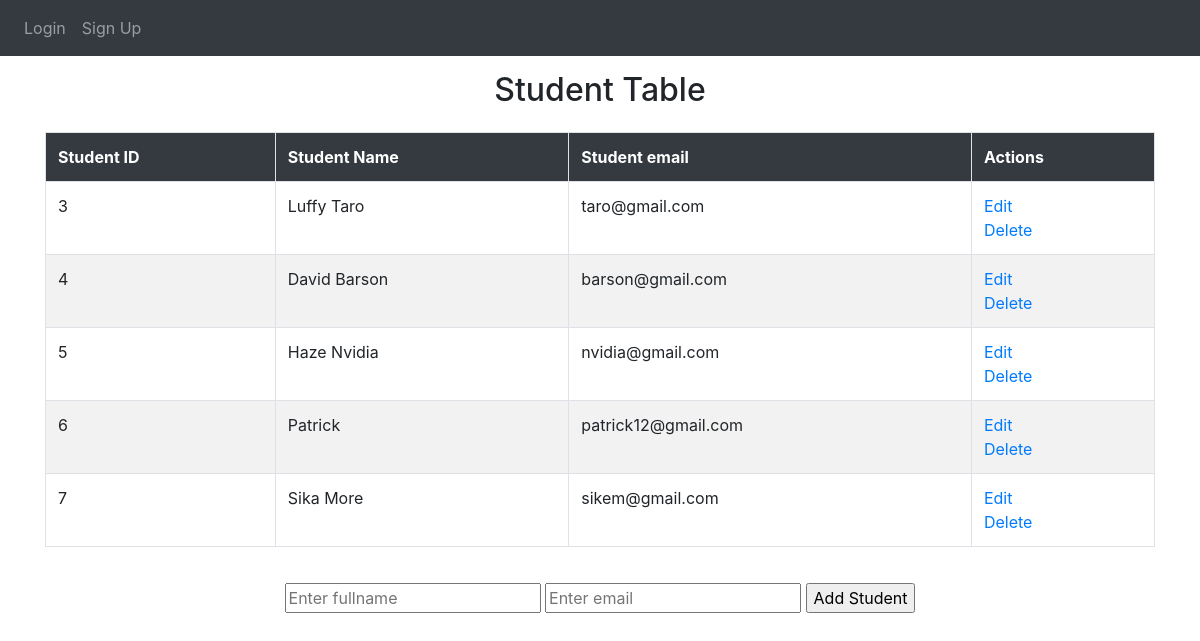
/students, run on the app's committed database.
### website/models.py (models this page shows, shortened)
class Students(db.Model):
    id = db.Column(db.Integer, primary_key=True)
    fullname = db.Column(db.String(150))
    email = db.Column(db.String(150), unique=True)

### website/auth.py (the view)
@auth.route('/students', methods=['GET', 'POST'])
def student():
    if request.method == 'POST':
        student_name = request.form['fullname']
        student_email = request.form['email']
        new_student = Students(fullname=student_name, email=student_email)
        try:
            db.session.add(new_student)
            db.session.commit()
            flash("New student added successfully", category='success')
            return redirect('/students')
        except:
            flash("Failed to add new student", category='error')
    else:
        students = Students.query.all()
        return render_template("students.html", user=current_user, students=students)

### website/templates/students.html (shortened to what this page needs)
{% extends "base.html" %}
{% block content %}
<h2 align='center'>Student Table</h2>
<table class="table table-striped table-bordered table-hover">
    <tr class="bg-dark text-white">
        <th>Student ID</th>
        <th>Student Name</th>
        <th>Student email</th>
        <th>Actions</th>
    </tr>
    {% for s in students %}
        <tr>
            <td>{{ s.id }}</td>
            <td>{{ s.fullname }}</td>
            <td>{{ s.email }}</td>
            <td>
                <a href="/students/update/{{s.id}}">Edit</a>
                <br>
                <a href="/students/delete/{{s.id}}">Delete</a>
            </td>
        </tr>
    {% endfor %}
</table>
<div class="form" align='center'>
    <form action="/students" method="POST">
        <input type="text" name="fullname" id="fullname" required placeholder="Enter fullname">
        <input type="email" name="email" id="email" required placeholder='Enter email'>
        <input type="submit" value="Add Student">
    </form>
</div>
{% endblock %}

### website/templates/base.html (style rules this page uses)
h2 { padding-top: 15px; padding-bottom: 15px; }
.form { padding-top: 20px; padding-bottom: 20px; }

### data on the page
Students: id "3", fullname "Luffy Taro", email "taro@gmail.com"
Students: id "4", fullname "David Barson", email "barson@gmail.com"
Students: id "5", fullname "Haze Nvidia", email "nvidia@gmail.com"
Students: id "6", fullname "Patrick", email "patrick12@gmail.com"
Students: id "7", fullname "Sika More", email "sikem@gmail.com"
